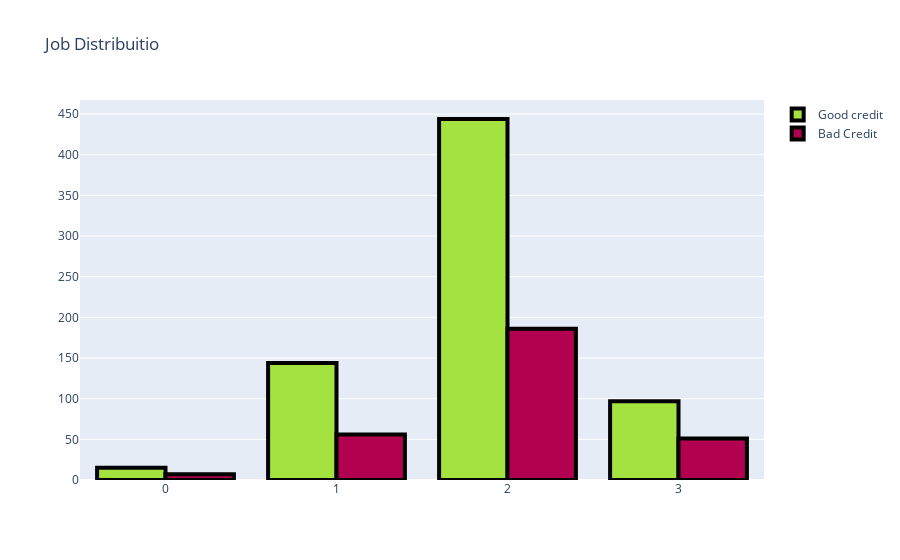

The notebook cell this image was saved under:
### Code cell
#First plot
trace0 = go.Bar(
                x = df_sm[df_sm["Risk"]== 'good']["Job"].value_counts().index.values,
                y = df_sm[df_sm["Risk"]== 'good']["Job"].value_counts().values,
                name='Good credit',
                marker=dict(
                color='#a4e23f'
                    )
                )

#Second plot
trace1 = go.Bar(
                x = df_sm[df_sm["Risk"]== 'bad']["Job"].value_counts().index.values,
                y = df_sm[df_sm["Risk"]== 'bad']["Job"].value_counts().values,
                name="Bad Credit",
                marker=dict(
                color='#b2014e'
                    )
                )

data = [trace0, trace1]

layout = go.Layout(title='Job Distribuitio')


fig = go.Figure(data=data, layout=layout)
fig.data[0].marker.line.width = 4
fig.data[0].marker.line.color = "black"
fig.data[1].marker.line.width = 4
fig.data[1].marker.line.color = "black"

py.iplot(fig, filename='Job-Grouped')
plt.show()

### Figure 1 — Plotly figure (JSON) as saved in the notebook; plotly's stock layout.template omitted (floating-point values rounded to 4 significant figures)
{"data": [{"marker": {"color": "#a4e23f", "line": {"color": "black", "width": 4}}, "name": "Good credit", "type": "bar", "x": [2, 1, 3, 0], "y": [444, 144, 97, 15]}, {"marker": {"color": "#b2014e", "line": {"color": "black", "width": 4}}, "name": "Bad Credit", "type": "bar", "x": [2, 1, 3, 0], "y": [186, 56, 51, 7]}], "layout": {"title": {"text": "Job Distribuitio"}}}
